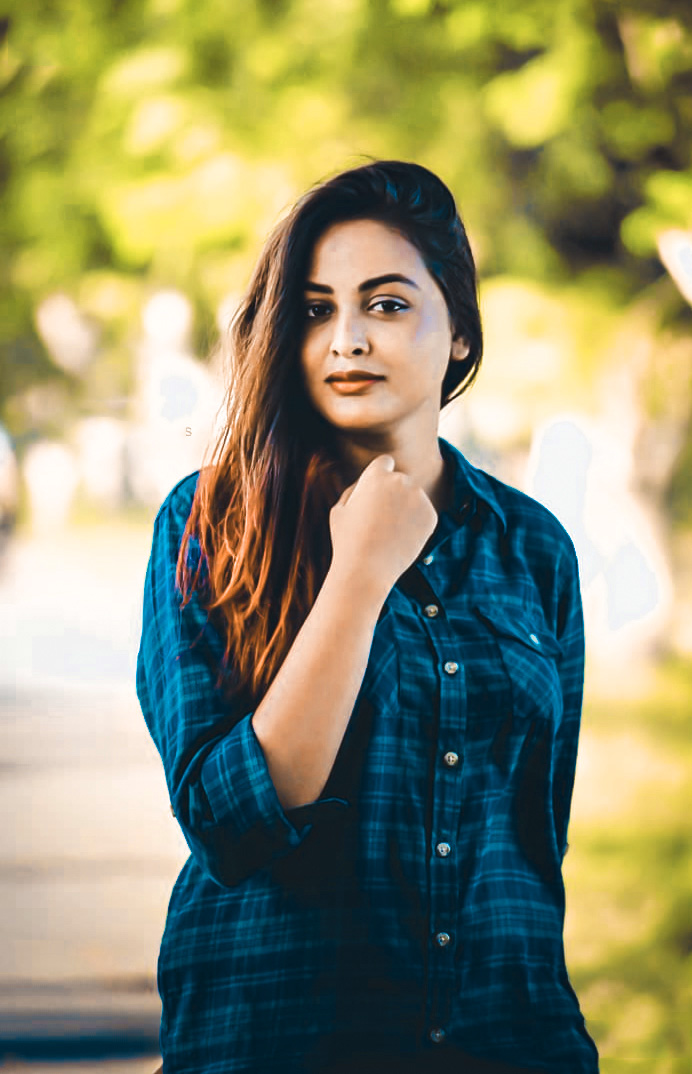
#> input picture Photo_Sketch/girl.jpg, 692 x 1074 px
$ python sketch.py   (older library calls are emulated)
#> lines starting #> are read from the running program, lines starting #| are printed output that depends on the picture
import cv2
import numpy as np
import matplotlib.pyplot as plt
def sobel (img):
	opImgx		= cv2.Sobel(img,cv2.CV_8U,0,1)	#detects horizontal edges
	opImgy		= cv2.Sobel(img,cv2.CV_8U,1,0)	#detects vertical edges
	#combine both edges
	return cv2.bitwise_or(opImgx,opImgy)
img=cv2.imread('girl.jpg',0)
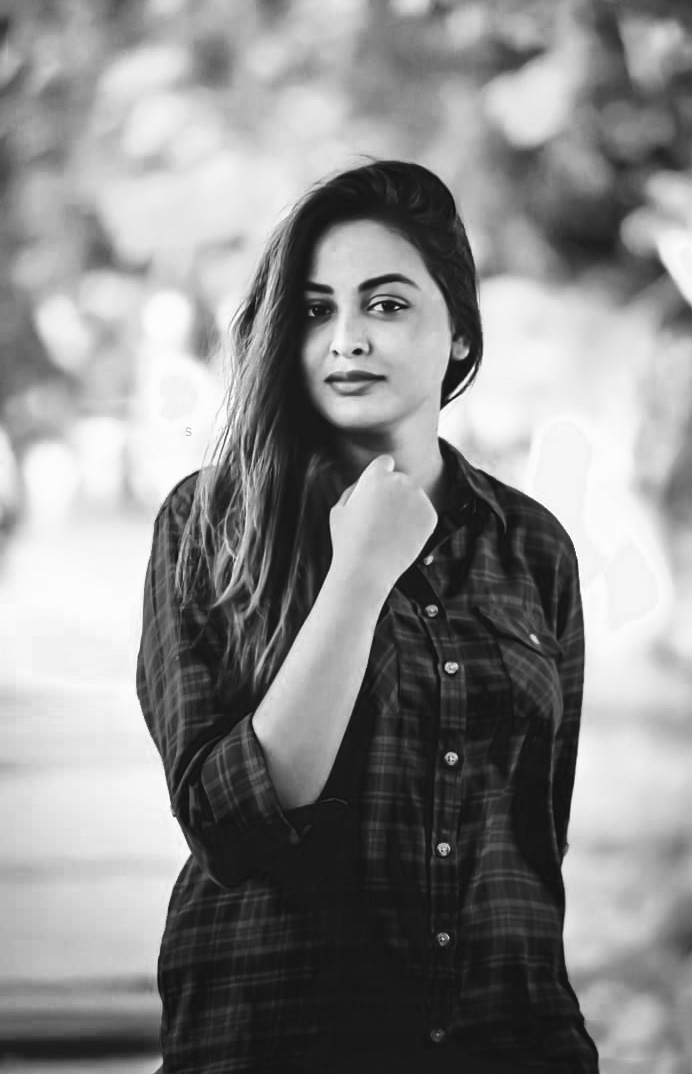
#> img: shape (1074, 692); min 15, max 255, mean 138.1

gblur=cv2.GaussianBlur(img,(3,3),0)
inverted_img = 255-gblur
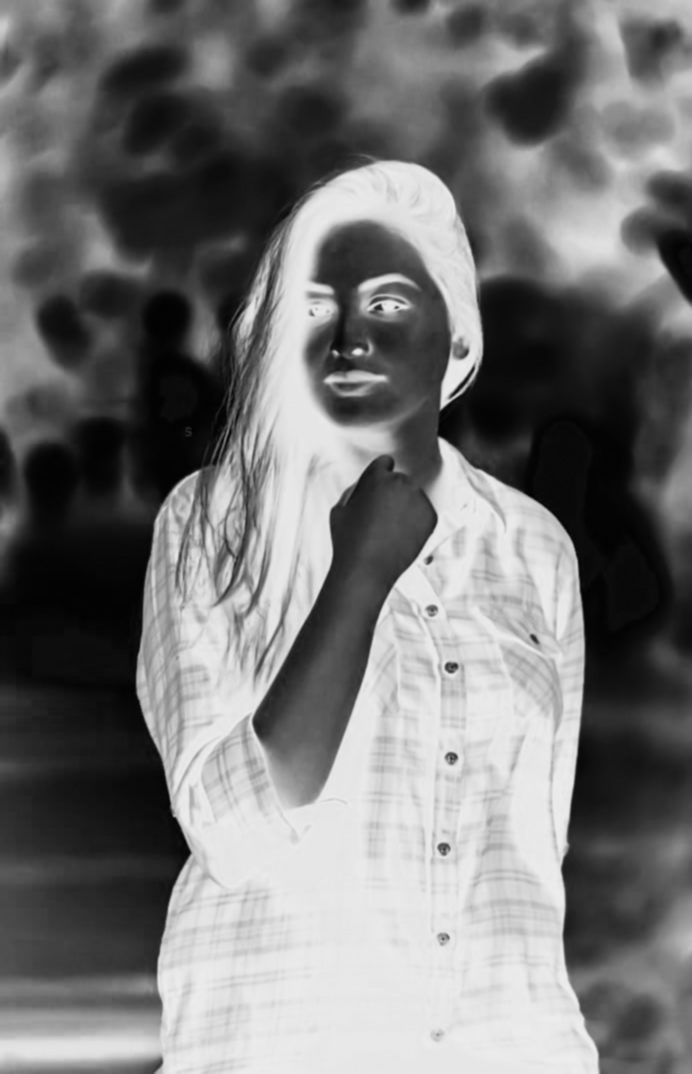
#> inverted_img: shape (1074, 692); min 2, max 237, mean 116.9
edgImg0		= sobel(gblur)
edgImg1		= sobel(inverted_img)
#> in sobel (call 2), `opImgx		= cv2.Sobel(img,cv2.CV_8U,0,1)`:
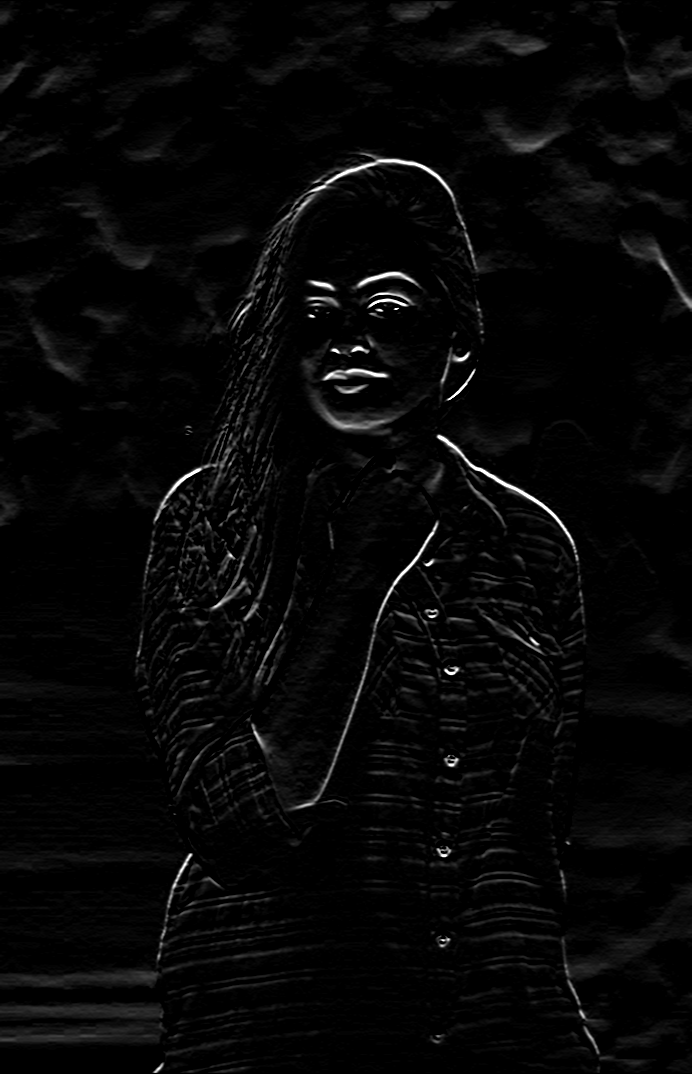
#> opImgx: shape (1074, 692); min 0, max 255, mean 6.9
#> in sobel (call 2), `return cv2.bitwise_or(opImgx,opImgy)`:
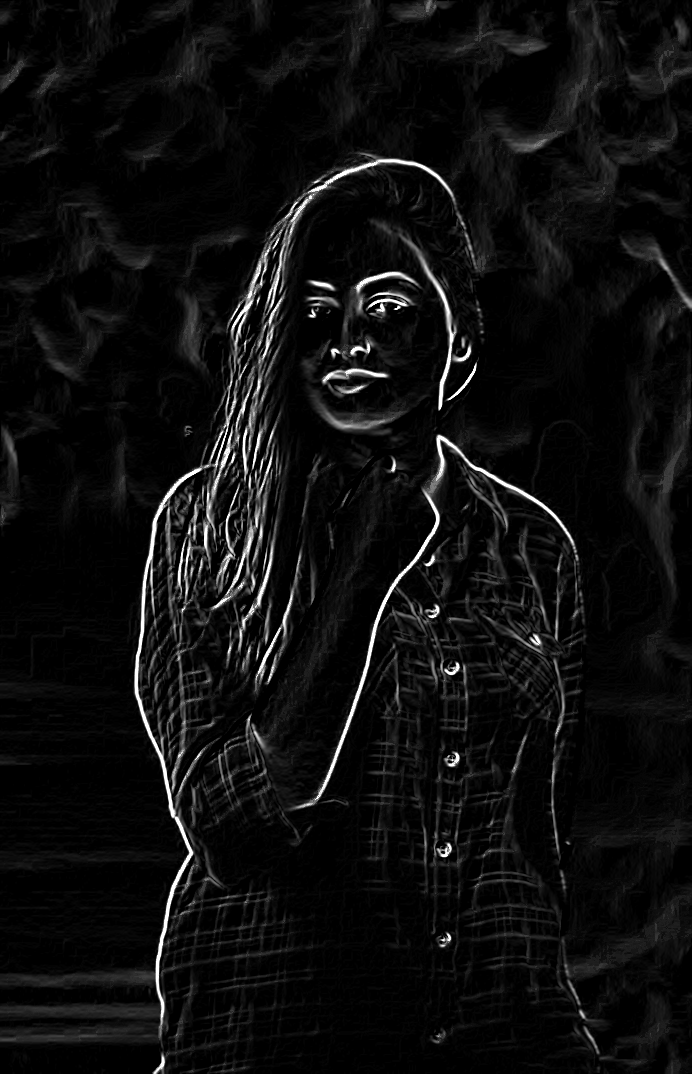
#> returned value: shape (1074, 692); min 0, max 255, mean 14.2
edgImg		= cv2.addWeighted(edgImg0,1,edgImg1,1,0)	#different weights can be tried too
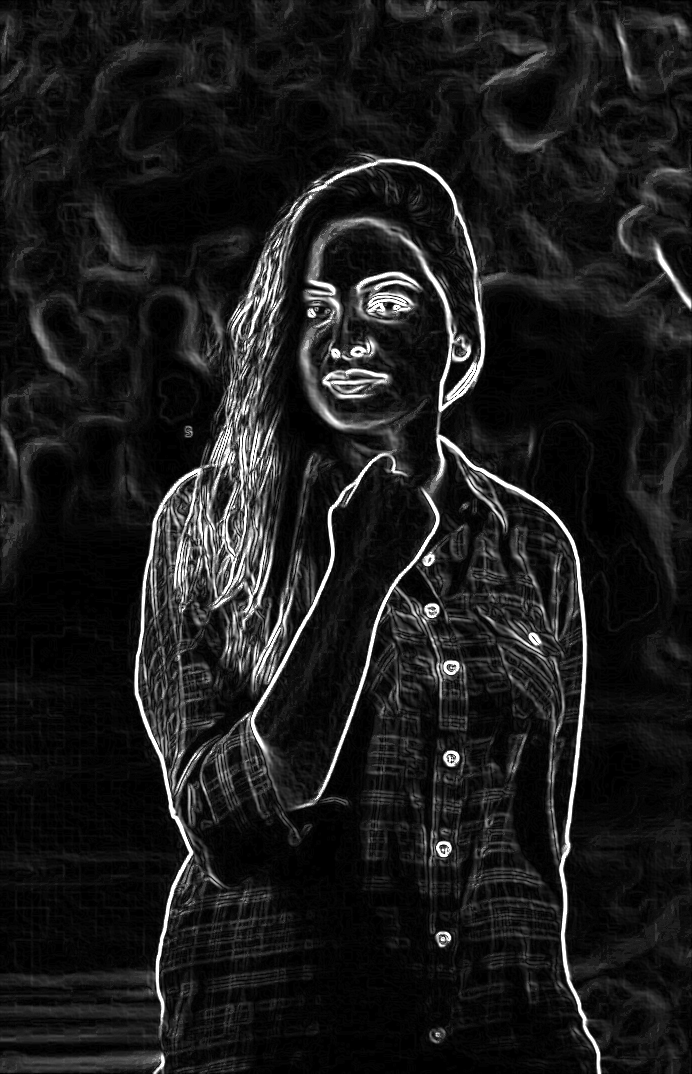
#> edgImg: shape (1074, 692); min 0, max 255, mean 27.5

	#Invert the image back
opImg				= 255-edgImg
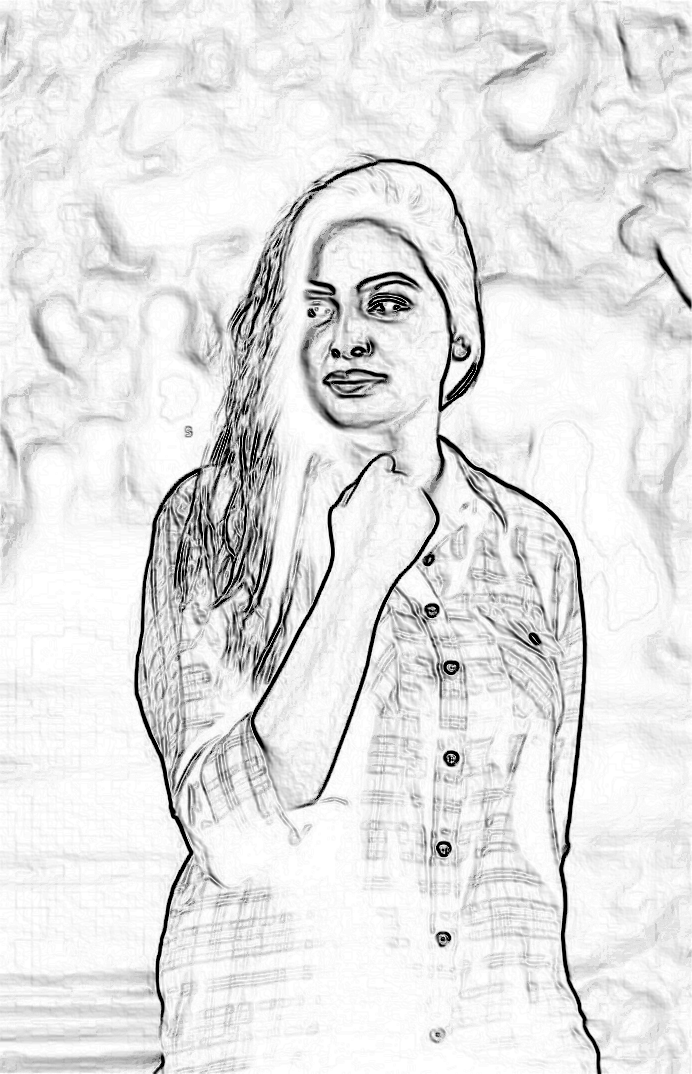
#> opImg: shape (1074, 692); min 0, max 255, mean 227.5

titles=['image','Guassian blur','Sketch']

images=[img, gblur,opImg]
for i in range(3):
    plt.subplot(2,2,i+1),plt.imshow(images[i],'gray')
    plt.title(titles[i])
    plt.xticks([]),plt.yticks([])
plt.show()

$ run again, with Photo_Sketch/virat.jpg copied over Photo_Sketch/girl.jpg
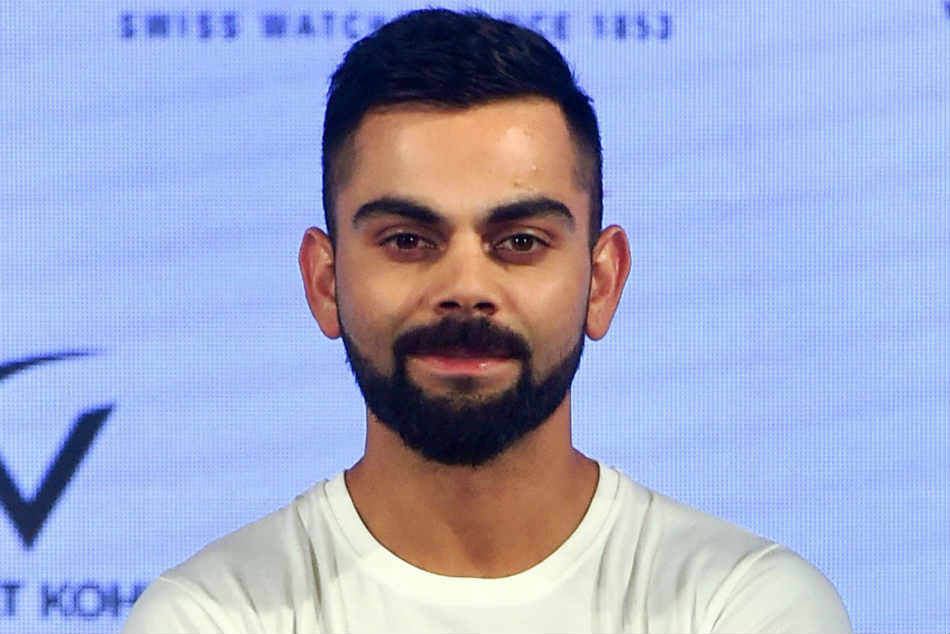
#> input picture Photo_Sketch/virat.jpg, 950 x 634 px
#> `edgImg		= cv2.addWeighted(edgImg0,1,edgImg1,1,0)`:
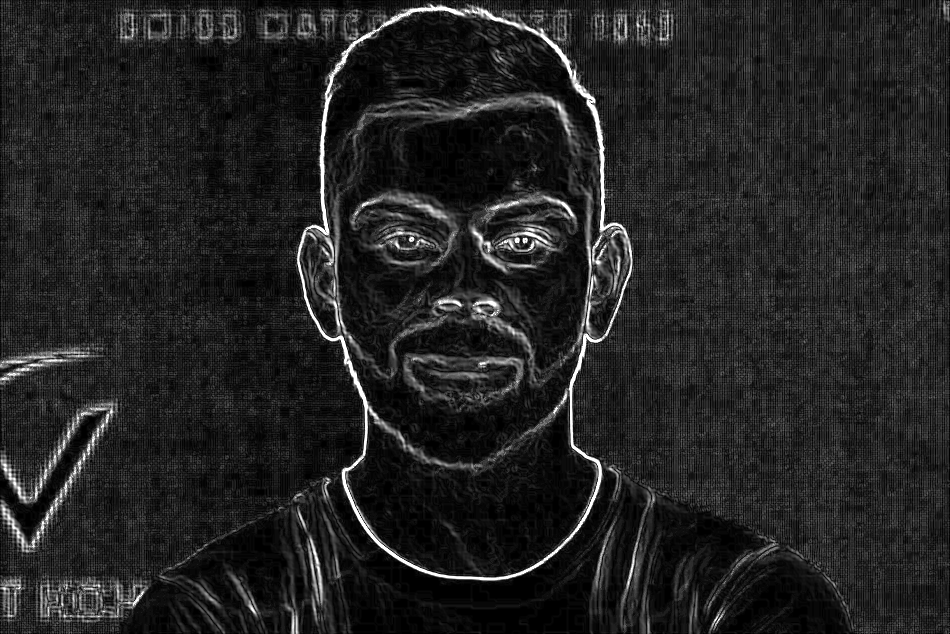
#> edgImg: shape (634, 950); min 0, max 255, mean 35.1
#> `opImg				= 255-edgImg`:
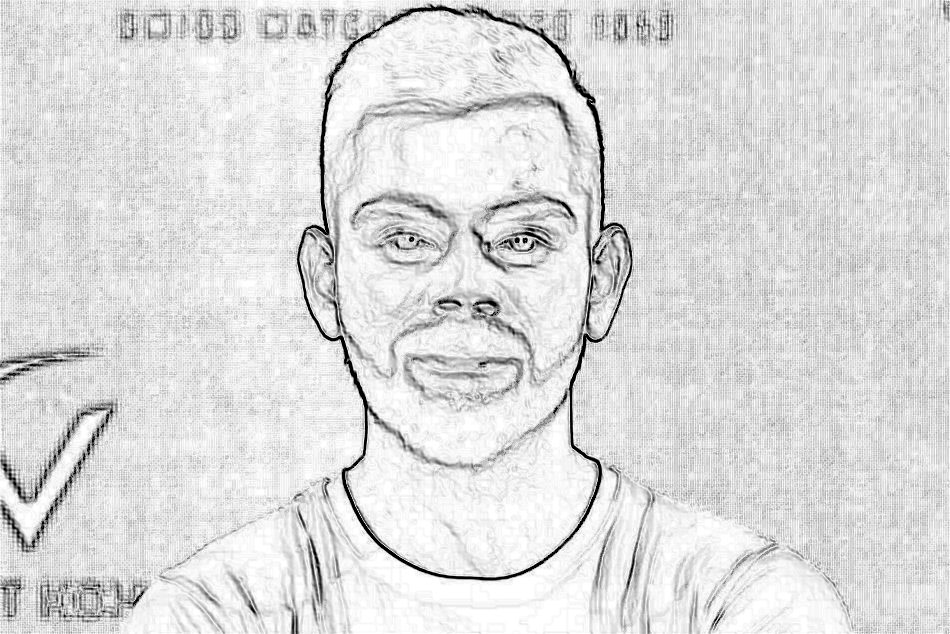
#> opImg: shape (634, 950); min 0, max 255, mean 219.9
